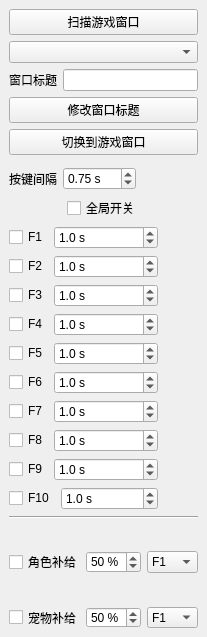
<?xml version="1.0" encoding="UTF-8"?>
<ui version="4.0">
 <class>MainWindow</class>
 <widget class="QMainWindow" name="MainWindow">
  <property name="geometry">
   <rect>
    <x>0</x>
    <y>0</y>
    <width>207</width>
    <height>637</height>
   </rect>
  </property>
  <property name="sizePolicy">
   <sizepolicy hsizetype="Fixed" vsizetype="Fixed">
    <horstretch>0</horstretch>
    <verstretch>0</verstretch>
   </sizepolicy>
  </property>
  <property name="minimumSize">
   <size>
    <width>207</width>
    <height>637</height>
   </size>
  </property>
  <property name="maximumSize">
   <size>
    <width>207</width>
    <height>637</height>
   </size>
  </property>
  <property name="windowTitle">
   <string>FxPresser</string>
  </property>
  <widget class="QWidget" name="centralwidget">
   <layout class="QVBoxLayout" name="verticalLayout">
    <item>
     <widget class="QPushButton" name="pushButton_UpdateGameWindows">
      <property name="text">
       <string>扫描游戏窗口</string>
      </property>
     </widget>
    </item>
    <item>
     <widget class="QComboBox" name="comboBox_GameWindows">
      <property name="sizeAdjustPolicy">
       <enum>QComboBox::AdjustToMinimumContentsLength</enum>
      </property>
      <property name="iconSize">
       <size>
        <width>90</width>
        <height>14</height>
       </size>
      </property>
     </widget>
    </item>
    <item>
     <layout class="QHBoxLayout" name="horizontalLayout_14">
      <item>
       <widget class="QLabel" name="label">
        <property name="text">
         <string>窗口标题</string>
        </property>
       </widget>
      </item>
      <item>
       <widget class="QLineEdit" name="lineEdit_WindowTitle">
        <property name="minimumSize">
         <size>
          <width>0</width>
          <height>0</height>
         </size>
        </property>
        <property name="text">
         <string/>
        </property>
       </widget>
      </item>
     </layout>
    </item>
    <item>
     <widget class="QPushButton" name="pushButton_ChangeWindowTitle">
      <property name="text">
       <string>修改窗口标题</string>
      </property>
     </widget>
    </item>
    <item>
     <widget class="QPushButton" name="pushButton_SetForeground">
      <property name="text">
       <string>切换到游戏窗口</string>
      </property>
     </widget>
    </item>
    <item>
     <widget class="Line" name="line_4">
      <property name="sizePolicy">
       <sizepolicy hsizetype="Preferred" vsizetype="Preferred">
        <horstretch>0</horstretch>
        <verstretch>0</verstretch>
       </sizepolicy>
      </property>
      <property name="minimumSize">
       <size>
        <width>0</width>
        <height>0</height>
       </size>
      </property>
      <property name="orientation">
       <enum>Qt::Horizontal</enum>
      </property>
     </widget>
    </item>
    <item>
     <layout class="QHBoxLayout" name="horizontalLayout_11">
      <item>
       <widget class="QLabel" name="label_2">
        <property name="toolTip">
         <string>两次按键的最小间隔，防止卡技能</string>
        </property>
        <property name="text">
         <string>按键间隔</string>
        </property>
       </widget>
      </item>
      <item>
       <widget class="QDoubleSpinBox" name="doubleSpinBox_FxInterval">
        <property name="suffix">
         <string> s</string>
        </property>
        <property name="decimals">
         <number>2</number>
        </property>
        <property name="minimum">
         <double>0.100000000000000</double>
        </property>
        <property name="maximum">
         <double>365.000000000000000</double>
        </property>
        <property name="singleStep">
         <double>0.010000000000000</double>
        </property>
        <property name="value">
         <double>0.750000000000000</double>
        </property>
       </widget>
      </item>
      <item>
       <spacer name="horizontalSpacer_3">
        <property name="orientation">
         <enum>Qt::Horizontal</enum>
        </property>
        <property name="sizeHint" stdset="0">
         <size>
          <width>40</width>
          <height>20</height>
         </size>
        </property>
       </spacer>
      </item>
     </layout>
    </item>
    <item>
     <layout class="QHBoxLayout" name="horizontalLayout_16">
      <item>
       <spacer name="horizontalSpacer_16">
        <property name="orientation">
         <enum>Qt::Horizontal</enum>
        </property>
        <property name="sizeHint" stdset="0">
         <size>
          <width>40</width>
          <height>20</height>
         </size>
        </property>
       </spacer>
      </item>
      <item>
       <widget class="QCheckBox" name="checkBox_Switch">
        <property name="text">
         <string>全局开关</string>
        </property>
        <property name="checked">
         <bool>false</bool>
        </property>
        <property name="tristate">
         <bool>false</bool>
        </property>
       </widget>
      </item>
      <item>
       <spacer name="horizontalSpacer_12">
        <property name="orientation">
         <enum>Qt::Horizontal</enum>
        </property>
        <property name="sizeHint" stdset="0">
         <size>
          <width>40</width>
          <height>20</height>
         </size>
        </property>
       </spacer>
      </item>
     </layout>
    </item>
    <item>
     <layout class="QHBoxLayout" name="horizontalLayout" stretch="0,1,0">
      <item>
       <widget class="QCheckBox" name="checkBox_F1">
        <property name="text">
         <string>F1</string>
        </property>
       </widget>
      </item>
      <item>
       <widget class="QDoubleSpinBox" name="doubleSpinBox_F1">
        <property name="suffix">
         <string> s</string>
        </property>
        <property name="decimals">
         <number>1</number>
        </property>
        <property name="minimum">
         <double>0.100000000000000</double>
        </property>
        <property name="maximum">
         <double>365.000000000000000</double>
        </property>
        <property name="singleStep">
         <double>0.100000000000000</double>
        </property>
        <property name="value">
         <double>1.000000000000000</double>
        </property>
       </widget>
      </item>
      <item>
       <spacer name="horizontalSpacer">
        <property name="orientation">
         <enum>Qt::Horizontal</enum>
        </property>
        <property name="sizeHint" stdset="0">
         <size>
          <width>40</width>
          <height>20</height>
         </size>
        </property>
       </spacer>
      </item>
     </layout>
    </item>
    <item>
     <layout class="QHBoxLayout" name="horizontalLayout_2" stretch="0,1,0">
      <item>
       <widget class="QCheckBox" name="checkBox_F2">
        <property name="text">
         <string>F2</string>
        </property>
       </widget>
      </item>
      <item>
       <widget class="QDoubleSpinBox" name="doubleSpinBox_F2">
        <property name="suffix">
         <string> s</string>
        </property>
        <property name="decimals">
         <number>1</number>
        </property>
        <property name="minimum">
         <double>0.100000000000000</double>
        </property>
        <property name="maximum">
         <double>365.000000000000000</double>
        </property>
        <property name="singleStep">
         <double>0.100000000000000</double>
        </property>
        <property name="value">
         <double>1.000000000000000</double>
        </property>
       </widget>
      </item>
      <item>
       <spacer name="horizontalSpacer_2">
        <property name="orientation">
         <enum>Qt::Horizontal</enum>
        </property>
        <property name="sizeHint" stdset="0">
         <size>
          <width>40</width>
          <height>20</height>
         </size>
        </property>
       </spacer>
      </item>
     </layout>
    </item>
    <item>
     <layout class="QHBoxLayout" name="horizontalLayout_3" stretch="0,1,0">
      <item>
       <widget class="QCheckBox" name="checkBox_F3">
        <property name="text">
         <string>F3</string>
        </property>
       </widget>
      </item>
      <item>
       <widget class="QDoubleSpinBox" name="doubleSpinBox_F3">
        <property name="suffix">
         <string> s</string>
        </property>
        <property name="decimals">
         <number>1</number>
        </property>
        <property name="minimum">
         <double>0.100000000000000</double>
        </property>
        <property name="maximum">
         <double>365.000000000000000</double>
        </property>
        <property name="singleStep">
         <double>0.100000000000000</double>
        </property>
        <property name="value">
         <double>1.000000000000000</double>
        </property>
       </widget>
      </item>
      <item>
       <spacer name="horizontalSpacer_4">
        <property name="orientation">
         <enum>Qt::Horizontal</enum>
        </property>
        <property name="sizeHint" stdset="0">
         <size>
          <width>40</width>
          <height>20</height>
         </size>
        </property>
       </spacer>
      </item>
     </layout>
    </item>
    <item>
     <layout class="QHBoxLayout" name="horizontalLayout_4" stretch="0,1,0">
      <item>
       <widget class="QCheckBox" name="checkBox_F4">
        <property name="text">
         <string>F4</string>
        </property>
       </widget>
      </item>
      <item>
       <widget class="QDoubleSpinBox" name="doubleSpinBox_F4">
        <property name="suffix">
         <string> s</string>
        </property>
        <property name="decimals">
         <number>1</number>
        </property>
        <property name="minimum">
         <double>0.100000000000000</double>
        </property>
        <property name="maximum">
         <double>365.000000000000000</double>
        </property>
        <property name="singleStep">
         <double>0.100000000000000</double>
        </property>
        <property name="value">
         <double>1.000000000000000</double>
        </property>
       </widget>
      </item>
      <item>
       <spacer name="horizontalSpacer_5">
        <property name="orientation">
         <enum>Qt::Horizontal</enum>
        </property>
        <property name="sizeHint" stdset="0">
         <size>
          <width>40</width>
          <height>20</height>
         </size>
        </property>
       </spacer>
      </item>
     </layout>
    </item>
    <item>
     <layout class="QHBoxLayout" name="horizontalLayout_5" stretch="0,1,0">
      <item>
       <widget class="QCheckBox" name="checkBox_F5">
        <property name="text">
         <string>F5</string>
        </property>
       </widget>
      </item>
      <item>
       <widget class="QDoubleSpinBox" name="doubleSpinBox_F5">
        <property name="suffix">
         <string> s</string>
        </property>
        <property name="decimals">
         <number>1</number>
        </property>
        <property name="minimum">
         <double>0.100000000000000</double>
        </property>
        <property name="maximum">
         <double>365.000000000000000</double>
        </property>
        <property name="singleStep">
         <double>0.100000000000000</double>
        </property>
        <property name="value">
         <double>1.000000000000000</double>
        </property>
       </widget>
      </item>
      <item>
       <spacer name="horizontalSpacer_6">
        <property name="orientation">
         <enum>Qt::Horizontal</enum>
        </property>
        <property name="sizeHint" stdset="0">
         <size>
          <width>40</width>
          <height>20</height>
         </size>
        </property>
       </spacer>
      </item>
     </layout>
    </item>
    <item>
     <layout class="QHBoxLayout" name="horizontalLayout_6" stretch="0,1,0">
      <item>
       <widget class="QCheckBox" name="checkBox_F6">
        <property name="text">
         <string>F6</string>
        </property>
       </widget>
      </item>
      <item>
       <widget class="QDoubleSpinBox" name="doubleSpinBox_F6">
        <property name="suffix">
         <string> s</string>
        </property>
        <property name="decimals">
         <number>1</number>
        </property>
        <property name="minimum">
         <double>0.100000000000000</double>
        </property>
        <property name="maximum">
         <double>365.000000000000000</double>
        </property>
        <property name="singleStep">
         <double>0.100000000000000</double>
        </property>
        <property name="value">
         <double>1.000000000000000</double>
        </property>
       </widget>
      </item>
      <item>
       <spacer name="horizontalSpacer_7">
        <property name="orientation">
         <enum>Qt::Horizontal</enum>
        </property>
        <property name="sizeHint" stdset="0">
         <size>
          <width>40</width>
          <height>20</height>
         </size>
        </property>
       </spacer>
      </item>
     </layout>
    </item>
    <item>
     <layout class="QHBoxLayout" name="horizontalLayout_7" stretch="0,1,0">
      <item>
       <widget class="QCheckBox" name="checkBox_F7">
        <property name="text">
         <string>F7</string>
        </property>
       </widget>
      </item>
      <item>
       <widget class="QDoubleSpinBox" name="doubleSpinBox_F7">
        <property name="suffix">
         <string> s</string>
        </property>
        <property name="decimals">
         <number>1</number>
        </property>
        <property name="minimum">
         <double>0.100000000000000</double>
        </property>
        <property name="maximum">
         <double>365.000000000000000</double>
        </property>
        <property name="singleStep">
         <double>0.100000000000000</double>
        </property>
        <property name="value">
         <double>1.000000000000000</double>
        </property>
       </widget>
      </item>
      <item>
       <spacer name="horizontalSpacer_8">
        <property name="orientation">
         <enum>Qt::Horizontal</enum>
        </property>
        <property name="sizeHint" stdset="0">
         <size>
          <width>40</width>
          <height>20</height>
         </size>
        </property>
       </spacer>
      </item>
     </layout>
    </item>
    <item>
     <layout class="QHBoxLayout" name="horizontalLayout_8" stretch="0,1,0">
      <item>
       <widget class="QCheckBox" name="checkBox_F8">
        <property name="text">
         <string>F8</string>
        </property>
       </widget>
      </item>
      <item>
       <widget class="QDoubleSpinBox" name="doubleSpinBox_F8">
        <property name="suffix">
         <string> s</string>
        </property>
        <property name="decimals">
         <number>1</number>
        </property>
        <property name="minimum">
         <double>0.100000000000000</double>
        </property>
        <property name="maximum">
         <double>365.000000000000000</double>
        </property>
        <property name="singleStep">
         <double>0.100000000000000</double>
        </property>
        <property name="value">
         <double>1.000000000000000</double>
        </property>
       </widget>
      </item>
      <item>
       <spacer name="horizontalSpacer_9">
        <property name="orientation">
         <enum>Qt::Horizontal</enum>
        </property>
        <property name="sizeHint" stdset="0">
         <size>
          <width>40</width>
          <height>20</height>
         </size>
        </property>
       </spacer>
      </item>
     </layout>
    </item>
    <item>
     <layout class="QHBoxLayout" name="horizontalLayout_9" stretch="0,1,0">
      <item>
       <widget class="QCheckBox" name="checkBox_F9">
        <property name="text">
         <string>F9</string>
        </property>
       </widget>
      </item>
      <item>
       <widget class="QDoubleSpinBox" name="doubleSpinBox_F9">
        <property name="suffix">
         <string> s</string>
        </property>
        <property name="decimals">
         <number>1</number>
        </property>
        <property name="minimum">
         <double>0.100000000000000</double>
        </property>
        <property name="maximum">
         <double>365.000000000000000</double>
        </property>
        <property name="singleStep">
         <double>0.100000000000000</double>
        </property>
        <property name="value">
         <double>1.000000000000000</double>
        </property>
       </widget>
      </item>
      <item>
       <spacer name="horizontalSpacer_10">
        <property name="orientation">
         <enum>Qt::Horizontal</enum>
        </property>
        <property name="sizeHint" stdset="0">
         <size>
          <width>40</width>
          <height>20</height>
         </size>
        </property>
       </spacer>
      </item>
     </layout>
    </item>
    <item>
     <layout class="QHBoxLayout" name="horizontalLayout_10" stretch="0,1,0">
      <item>
       <widget class="QCheckBox" name="checkBox_F10">
        <property name="text">
         <string>F10</string>
        </property>
       </widget>
      </item>
      <item>
       <widget class="QDoubleSpinBox" name="doubleSpinBox_F10">
        <property name="suffix">
         <string> s</string>
        </property>
        <property name="decimals">
         <number>1</number>
        </property>
        <property name="minimum">
         <double>0.100000000000000</double>
        </property>
        <property name="maximum">
         <double>365.000000000000000</double>
        </property>
        <property name="singleStep">
         <double>0.100000000000000</double>
        </property>
        <property name="value">
         <double>1.000000000000000</double>
        </property>
       </widget>
      </item>
      <item>
       <spacer name="horizontalSpacer_17">
        <property name="orientation">
         <enum>Qt::Horizontal</enum>
        </property>
        <property name="sizeHint" stdset="0">
         <size>
          <width>40</width>
          <height>20</height>
         </size>
        </property>
       </spacer>
      </item>
     </layout>
    </item>
    <item>
     <widget class="Line" name="line_2">
      <property name="orientation">
       <enum>Qt::Horizontal</enum>
      </property>
     </widget>
    </item>
    <item>
     <layout class="QVBoxLayout" name="verticalLayout_2">
      <item>
       <layout class="QHBoxLayout" name="horizontalLayout_13">
        <item>
         <spacer name="horizontalSpacer_11">
          <property name="orientation">
           <enum>Qt::Horizontal</enum>
          </property>
          <property name="sizeHint" stdset="0">
           <size>
            <width>40</width>
            <height>20</height>
           </size>
          </property>
         </spacer>
        </item>
        <item>
         <widget class="QLabel" name="label_PlayerHealth">
          <property name="sizePolicy">
           <sizepolicy hsizetype="Fixed" vsizetype="Fixed">
            <horstretch>0</horstretch>
            <verstretch>0</verstretch>
           </sizepolicy>
          </property>
          <property name="minimumSize">
           <size>
            <width>89</width>
            <height>7</height>
           </size>
          </property>
          <property name="maximumSize">
           <size>
            <width>89</width>
            <height>7</height>
           </size>
          </property>
          <property name="frameShape">
           <enum>QFrame::NoFrame</enum>
          </property>
          <property name="frameShadow">
           <enum>QFrame::Plain</enum>
          </property>
          <property name="lineWidth">
           <number>1</number>
          </property>
          <property name="midLineWidth">
           <number>0</number>
          </property>
          <property name="text">
           <string/>
          </property>
          <property name="scaledContents">
           <bool>true</bool>
          </property>
         </widget>
        </item>
        <item>
         <spacer name="horizontalSpacer_13">
          <property name="orientation">
           <enum>Qt::Horizontal</enum>
          </property>
          <property name="sizeHint" stdset="0">
           <size>
            <width>40</width>
            <height>20</height>
           </size>
          </property>
         </spacer>
        </item>
       </layout>
      </item>
      <item>
       <layout class="QHBoxLayout" name="horizontalLayout_12" stretch="0,0,1">
        <item>
         <widget class="QCheckBox" name="checkBox_AutoPlayerSupply">
          <property name="text">
           <string>角色补给</string>
          </property>
         </widget>
        </item>
        <item>
         <widget class="QSpinBox" name="spinBox_MinPlayerHealth">
          <property name="suffix">
           <string> %</string>
          </property>
          <property name="minimum">
           <number>1</number>
          </property>
          <property name="value">
           <number>50</number>
          </property>
         </widget>
        </item>
        <item>
         <widget class="QComboBox" name="comboBox_PlayerHealthKey">
          <property name="currentIndex">
           <number>0</number>
          </property>
          <item>
           <property name="text">
            <string>F1</string>
           </property>
          </item>
          <item>
           <property name="text">
            <string>F2</string>
           </property>
          </item>
          <item>
           <property name="text">
            <string>F3</string>
           </property>
          </item>
          <item>
           <property name="text">
            <string>F4</string>
           </property>
          </item>
          <item>
           <property name="text">
            <string>F5</string>
           </property>
          </item>
          <item>
           <property name="text">
            <string>F6</string>
           </property>
          </item>
          <item>
           <property name="text">
            <string>F7</string>
           </property>
          </item>
          <item>
           <property name="text">
            <string>F8</string>
           </property>
          </item>
          <item>
           <property name="text">
            <string>F9</string>
           </property>
          </item>
          <item>
           <property name="text">
            <string>F10</string>
           </property>
          </item>
         </widget>
        </item>
       </layout>
      </item>
     </layout>
    </item>
    <item>
     <layout class="QVBoxLayout" name="verticalLayout_6">
      <item>
       <layout class="QHBoxLayout" name="horizontalLayout_17">
        <item>
         <spacer name="horizontalSpacer_14">
          <property name="orientation">
           <enum>Qt::Horizontal</enum>
          </property>
          <property name="sizeHint" stdset="0">
           <size>
            <width>40</width>
            <height>20</height>
           </size>
          </property>
         </spacer>
        </item>
        <item>
         <widget class="QLabel" name="label_PetResource">
          <property name="sizePolicy">
           <sizepolicy hsizetype="Fixed" vsizetype="Fixed">
            <horstretch>0</horstretch>
            <verstretch>0</verstretch>
           </sizepolicy>
          </property>
          <property name="minimumSize">
           <size>
            <width>34</width>
            <height>34</height>
           </size>
          </property>
          <property name="maximumSize">
           <size>
            <width>34</width>
            <height>34</height>
           </size>
          </property>
          <property name="frameShape">
           <enum>QFrame::NoFrame</enum>
          </property>
          <property name="frameShadow">
           <enum>QFrame::Plain</enum>
          </property>
          <property name="text">
           <string/>
          </property>
          <property name="scaledContents">
           <bool>true</bool>
          </property>
         </widget>
        </item>
        <item>
         <spacer name="horizontalSpacer_15">
          <property name="orientation">
           <enum>Qt::Horizontal</enum>
          </property>
          <property name="sizeHint" stdset="0">
           <size>
            <width>40</width>
            <height>20</height>
           </size>
          </property>
         </spacer>
        </item>
       </layout>
      </item>
      <item>
       <layout class="QHBoxLayout" name="horizontalLayout_15" stretch="0,0,1">
        <item>
         <widget class="QCheckBox" name="checkBox_AutoPetSupply">
          <property name="text">
           <string>宠物补给</string>
          </property>
         </widget>
        </item>
        <item>
         <widget class="QSpinBox" name="spinBox_MinPetResource">
          <property name="suffix">
           <string> %</string>
          </property>
          <property name="minimum">
           <number>1</number>
          </property>
          <property name="value">
           <number>50</number>
          </property>
         </widget>
        </item>
        <item>
         <widget class="QComboBox" name="comboBox_PetHealthKey">
          <property name="currentIndex">
           <number>0</number>
          </property>
          <property name="maxVisibleItems">
           <number>10</number>
          </property>
          <item>
           <property name="text">
            <string>F1</string>
           </property>
          </item>
          <item>
           <property name="text">
            <string>F2</string>
           </property>
          </item>
          <item>
           <property name="text">
            <string>F3</string>
           </property>
          </item>
          <item>
           <property name="text">
            <string>F4</string>
           </property>
          </item>
          <item>
           <property name="text">
            <string>F5</string>
           </property>
          </item>
          <item>
           <property name="text">
            <string>F6</string>
           </property>
          </item>
          <item>
           <property name="text">
            <string>F7</string>
           </property>
          </item>
          <item>
           <property name="text">
            <string>F8</string>
           </property>
          </item>
          <item>
           <property name="text">
            <string>F9</string>
           </property>
          </item>
          <item>
           <property name="text">
            <string>F10</string>
           </property>
          </item>
         </widget>
        </item>
       </layout>
      </item>
     </layout>
    </item>
   </layout>
  </widget>
 </widget>
 <resources/>
 <connections/>
</ui>
